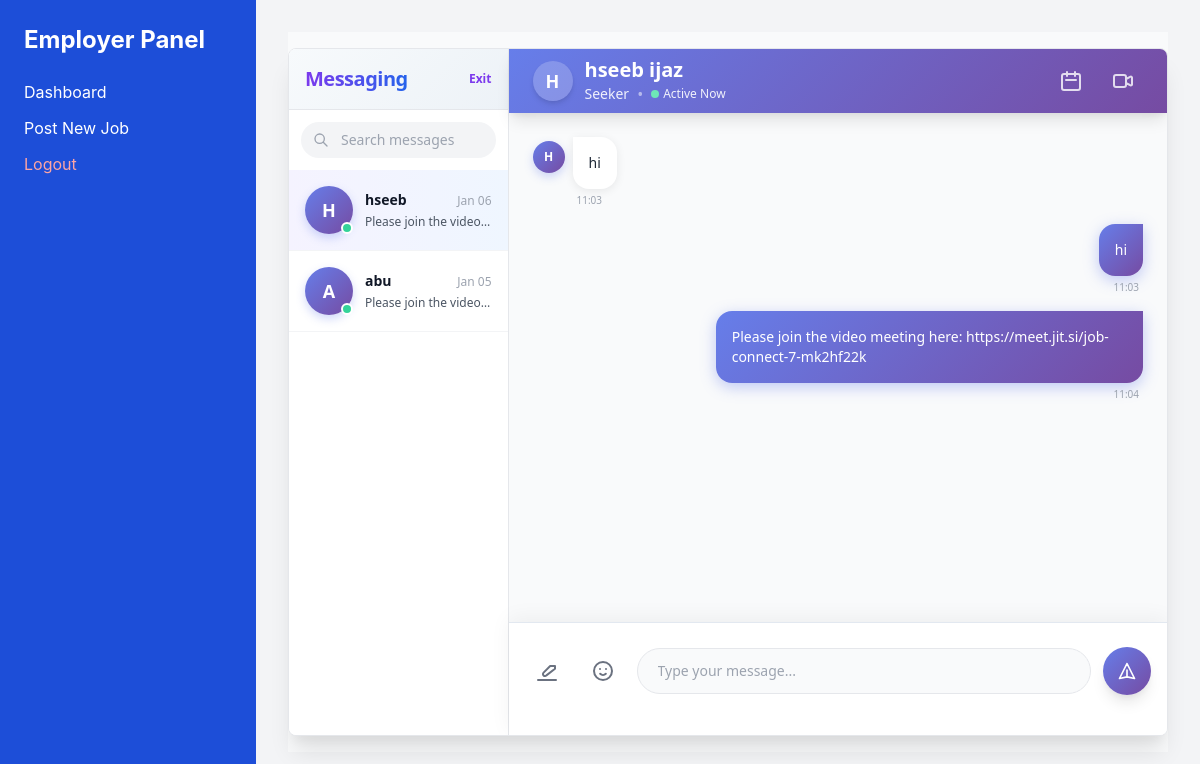
The page /chat/7/ (signed in) on the database its author committed.
### jobs/models.py (models this page shows, shortened)
class ChatMessage(models.Model):
    MESSAGE_TYPES = [
        ('text', 'Text'),
        ('image', 'Image'),
        ('file', 'File'),
    ]
    room = models.ForeignKey(
        ChatRoom,
        on_delete=models.CASCADE,
        related_name='messages'
    )
    sender = models.ForeignKey(
        User,
        on_delete=models.CASCADE,
        related_name='chat_messages'
    )
    content = models.TextField(blank=True)
    message_type = models.CharField(max_length=20, choices=MESSAGE_TYPES, default='text')
    created_at = models.DateTimeField(auto_now_add=True)

class UserProfile(models.Model):
    ROLE_CHOICES = [
        ('seeker', 'Job Seeker'),
        ('employer', 'Employer'),
    ]
    user = models.OneToOneField(User, on_delete=models.CASCADE)
    role = models.CharField(max_length=20, choices=ROLE_CHOICES)
    phone = models.CharField(max_length=15, blank=True)
    location = models.CharField(max_length=100, blank=True)
    dob = models.DateField(null=True, blank=True)
    summary = models.TextField(blank=True)
    professional_title = models.CharField(max_length=100, blank=True)
    profile_picture = models.ImageField(upload_to='profile_pics/', blank=True, null=True)
    resume = models.FileField(upload_to='resumes/', blank=True, null=True)
    tags = models.CharField(max_length=255, blank=True, null=True)

### jobs/views.py (the view)
# urls.py: path('chat/<int:conversation_id>/', views.chat_room_view, name='chat_room'),
@login_required
@login_required
def chat_room_view(request, conversation_id):
    room = get_object_or_404(ChatRoom, id=conversation_id)
    if request.user not in [room.employer, room.seeker]:
        messages.error(request, "You are not allowed here.")
        return redirect('chat_list')
    profile = request.user.userprofile
    if profile.role == "employer":
        base_template = "employer_base.html"
    else:
        base_template = "base.html"
    rooms = ChatRoom.objects.filter(
        Q(employer=request.user) | Q(seeker=request.user)
    ).order_by('-created_at')
    conversations = []
    for r in rooms:
        last_msg = r.messages.order_by('-created_at').first()
        other = r.seeker if r.employer == request.user else r.employer
        conversations.append({
            'id': r.id,
            'title': other.first_name if other.first_name else other.username, # Use first name
            'other_user': other,
            'last_message_preview': last_msg.content[:50] if last_msg else '',
            'last_message_time': last_msg.created_at if last_msg else r.created_at,
            'is_active': (r.id == room.id)
        })
    chat_messages = room.messages.select_related('sender').prefetch_related('attachments').order_by('created_at')
    other_user = room.seeker if room.employer == request.user else room.employer
    return render(request, 'employer/chat_room.html', {
        'base_template': base_template,   # ✅ IMPORTANT
        'conversations': conversations,
        'conversation': room,
        'chat_history': chat_messages,  # This matches the template variable
        'other_user': other_user,
        'ws_url': f"/ws/chat/{room.id}/",
        'meeting_link': '',
    })

### jobs/templates/employer/chat_room.html (shortened to what this page needs)
{% extends base_template %}
{% load static chat_extras %}
{% block content %}
<link href="https://cdn.jsdelivr.net/npm/tailwindcss@2.2.19/dist/tailwind.min.css" rel="stylesheet">
<div class="h-[calc(100vh-80px)] bg-gray-50 flex flex-col font-sans">
  <div
    class="flex-1 max-w-7xl w-full mx-auto bg-white shadow-xl rounded-lg overflow-hidden flex my-4 border border-gray-200">
    <aside class="w-full md:w-1/3 lg:w-1/4 border-r border-gray-200 flex flex-col bg-white">
      <div class="sidebar-header p-4 border-b border-gray-200 flex justify-between items-center">
        <h2
          class="text-xl font-bold bg-gradient-to-r from-purple-600 to-blue-600 bg-clip-text text-transparent tracking-tight">
          Messaging</h2>
        <a href="{% if user.userprofile.role == 'employer' %}{% url 'employer_dashboard' %}{% else %}{% url 'seeker_dashboard' %}{% endif %}"
          class="text-xs font-semibold text-purple-600 hover:text-purple-700 transition-colors">Exit</a>
      </div>
      <div class="p-3">
        <div class="relative">
          <span class="absolute inset-y-0 left-0 pl-3 flex items-center pointer-events-none">
          </span>
          <input type="text" placeholder="Search messages"
            class="w-full pl-10 pr-4 py-2 bg-gray-100 border-none rounded-full text-sm focus:ring-2 focus:ring-blue-500 focus:bg-white transition-colors">
        </div>
      </div>
      <div class="flex-1 overflow-y-auto">
        {% for c in conversations %}
        <a href="{% url 'chat_room' c.id %}"
          class="conversation-item flex items-center p-4 border-b border-gray-100 {% if c.is_active %}bg-gradient-to-r from-purple-50 to-blue-50{% endif %}">
          <div class="relative">
            <div class="avatar w-12 h-12 rounded-full flex items-center justify-center text-white font-bold text-lg">
              {{ c.title|slice:":1"|upper }}
            </div>
            <span
              class="online-indicator absolute bottom-0 right-0 w-3 h-3 bg-green-400 border-2 border-white rounded-full"></span>
          </div>
          <div class="ml-3 flex-1 min-w-0">
            <div class="flex justify-between items-baseline mb-1">
              <h3 class="text-sm font-bold text-gray-900 truncate">{{ c.title }}</h3>
              <span class="text-xs font-medium text-gray-400">{{ c.last_message_time|date:"M d" }}</span>
            </div>
            <p class="text-xs text-gray-600 truncate">{{ c.last_message_preview|default:"Start a conversation..." }}</p>
          </div>
        </a>
        {% empty %}
        <div class="p-8 text-center text-gray-400">
          <p>No conversations found.</p>
        </div>
        {% endfor %}
      </div>
    </aside>
    <main class="w-full md:w-2/3 lg:w-3/4 flex flex-col bg-gray-50 relative">
      {% if conversation %}
      <header class="chat-header h-16 flex items-center justify-between px-6 shadow-lg z-10">
        <div class="flex items-center">
          <div
            class="w-10 h-10 rounded-full bg-white bg-opacity-20 flex items-center justify-center text-white font-bold text-lg mr-3 shadow-md">
            {{ other_user.first_name|default:other_user.username|slice:":1"|upper }}
          </div>
          <div>
            <h3 class="text-xl font-bold text-white leading-tight">
              {{ other_user.get_full_name|default:other_user.username }}
            </h3>
            <div class="flex items-center space-x-2">
              <p class="text-sm text-white text-opacity-90 font-medium">
                {{ other_user.userprofile.role|default:"User"|title }}
              </p>
              <span class="text-white text-opacity-50">•</span>
              <p class="text-xs text-white text-opacity-90 font-medium flex items-center">
                <span class="online-indicator w-2 h-2 bg-green-300 rounded-full mr-1"></span> Active Now
              </p>
            </div>
          </div>
        </div>
        <div class="flex items-center space-x-3">
          <button id="btnSchedule" title="Schedule Interview"
            class="p-2 text-white text-opacity-80 hover:text-white hover:bg-white hover:bg-opacity-20 rounded-full transition-all">
            <svg class="w-6 h-6" fill="none" stroke="currentColor" viewBox="0 0 24 24">
              <path stroke-linecap="round" stroke-linejoin="round" stroke-width="2"
                d="M8 7V3m8 4V3m-9 8h10M5 21h14a2 2 0 002-2V7a2 2 0 00-2-2H5a2 2 0 00-2 2v12a2 2 0 002 2z"></path>
            </svg>
          </button>
          <button id="btnStartMeeting" title="Start Video Meeting"
            class="p-2 text-white text-opacity-80 hover:text-white hover:bg-white hover:bg-opacity-20 rounded-full transition-all">
            <svg class="w-6 h-6" fill="none" stroke="currentColor" viewBox="0 0 24 24">
              <path stroke-linecap="round" stroke-linejoin="round" stroke-width="2"
                d="M15 10l4.553-2.276A1 1 0 0121 8.618v6.764a1 1 0 01-1.447.894L15 14M5 18h8a2 2 0 002-2V8a2 2 0 00-2-2H5a2 2 0 00-2 2v8a2 2 0 002 2z">
              </path>
            </svg>
          </button>
        </div>
      </header>
      {% endif %}
      {% if conversation %}
      <div id="messages" class="flex-1 overflow-y-auto p-6 space-y-4 chat-scroll bg-gray-50">
        {% for msg in chat_history %}
        {% if msg.sender.id == user.id %}
        <div class="flex justify-end message-enter">
          <div class="max-w-[70%]">
            <div class="message-bubble-sent text-white p-4 rounded-2xl rounded-tr-none text-sm">
              {{ msg.content|linebreaksbr }}
            </div>
            <p class="text-[10px] text-gray-400 text-right mt-1 mr-1 font-medium">{{ msg.created_at|date:"H:i" }}</p>
          </div>
        </div>
        {% else %}
        <div class="flex justify-start message-enter-left">
          <div
            class="avatar w-8 h-8 rounded-full flex items-center justify-center text-white text-xs font-bold mr-2 mt-1">
            {{ msg.sender.first_name|default:msg.sender.username|slice:":1"|upper }}
          </div>
          <div class="max-w-[70%]">
            <div class="message-bubble-received text-gray-800 p-4 rounded-2xl rounded-tl-none text-sm">
              {{ msg.content|linebreaksbr }}
            </div>
            <p class="text-[10px] text-gray-400 mt-1 ml-1 font-medium">{{ msg.created_at|date:"H:i" }}</p>
          </div>
        </div>
        {% endif %}
        {% endfor %}
      </div>
      <footer class="chat-input-container p-4">
        <form id="messageForm" class="flex items-center space-x-3">
          <label
            class="cursor-pointer text-gray-500 hover:text-purple-600 p-2.5 rounded-full hover:bg-purple-50 transition-all">
            <svg class="w-6 h-6" fill="none" stroke="currentColor" viewBox="0 0 24 24">
              <path stroke-linecap="round" stroke-linejoin="round" stroke-width="2"
                d="M15.172 7l-6.586 6.586a2 2 0 102.828 2.828L20 9.828V7h-4.828z" />
              <path stroke-linecap="round" stroke-linejoin="round" stroke-width="2" d="M3 21h18" />
            </svg>
          </label>
          <button type="button"
            class="text-gray-500 hover:text-yellow-500 p-2.5 rounded-full hover:bg-yellow-50 transition-all">
            <svg class="w-6 h-6" fill="none" stroke="currentColor" viewBox="0 0 24 24">
              <path stroke-linecap="round" stroke-linejoin="round" stroke-width="2"
                d="M14.828 14.828a4 4 0 01-5.656 0M9 10h.01M15 10h.01M21 12a9 9 0 11-18 0 9 9 0 0118 0z" />
            </svg>
          </button>
          <input type="text" id="messageInput"
            class="chat-input flex-1 bg-gray-50 border border-gray-200 rounded-full px-5 py-3 focus:ring-2 focus:ring-purple-500 focus:border-transparent text-sm font-medium"
            placeholder="Type your message...">
          <button type="submit" id="sendBtn"
            class="send-button text-white rounded-full p-3.5 shadow-lg disabled:opacity-50 disabled:cursor-not-allowed">
            <svg class="w-5 h-5" fill="none" stroke="currentColor" viewBox="0 0 24 24">
              <path stroke-linecap="round" stroke-linejoin="round" stroke-width="2"
                d="M12 19l9 2-9-18-9 18 9-2zm0 0v-8" />
            </svg>
          </button>
        </form>
      </footer>
      {% endif %}
    </main>
  </div>
</div>
{% endblock %}

### jobs/templates/employer/chat_room.html (style rules this page uses)
* { margin: 0; padding: 0; box-sizing: border-box; }
body { font-family: 'Inter', -apple-system, BlinkMacSystemFont, 'Segoe UI', Roboto, sans-serif; }
.chat-scroll { scroll-behavior: smooth; }
.message-enter { animation: slideInRight 0.3s ease-out; }
.message-enter-left { animation: slideInLeft 0.3s ease-out; }
.message-bubble-sent { background: linear-gradient(135deg, #667eea 0%, #764ba2 100%); box-shadow: 0 4px 15px rgba(102, 126, 234, 0.4); transition: all 0.3s ease; }
.message-bubble-received { background: white; box-shadow: 0 2px 10px rgba(0, 0, 0, 0.08); transition: all 0.3s ease; }
.chat-input-container { background: white; border-top: 1px solid #e2e8f0; box-shadow: 0 -4px 20px rgba(0, 0, 0, 0.05); }
.chat-input { transition: all 0.3s ease; }
.send-button { background: linear-gradient(135deg, #667eea 0%, #764ba2 100%); transition: all 0.3s ease; }
.conversation-item { transition: all 0.3s ease; position: relative; overflow: hidden; }
.conversation-item::before { content: ''; position: absolute; left: 0; top: 0; height: 100%; width: 0; background: linear-gradient(90deg, #667eea 0%, #764ba2 100%); transition: width 0.3s ease; }
.avatar { background: linear-gradient(135deg, #667eea 0%, #764ba2 100%); box-shadow: 0 4px 10px rgba(102, 126, 234, 0.3); }
.online-indicator { animation: pulse 2s ease-in-out infinite; }
.chat-header { background: linear-gradient(135deg, #667eea 0%, #764ba2 100%); color: white; }
.sidebar-header { background: linear-gradient(135deg, #f7fafc 0%, #edf2f7 100%); }

### rows shown on the page
ChatMessage: sender.first_name "H", content "hi", created_at "11:03"
ChatMessage: content "hi", created_at "11:03"
ChatMessage: content "Please join the video meeting here: https://meet.jit.si/job-connect-7-mk2hf22k", created_at "11:04"

### other values the page prints
{{ c.title|slice:":1"|upper }} "H"
{{ c.title }} "hseeb"
{{ c.last_message_time|date:"M d" }} "Jan 06"
{{ c.last_message_preview|default:"Start a conversation..." }} "Please join the video…"
{{ c.title|slice:":1"|upper }} "A"
{{ c.title }} "abu"
{{ c.last_message_time|date:"M d" }} "Jan 05"
{{ other_user.first_name|default:other_user.username|slice:":1"|upper }} "H"
{{ other_user.get_full_name|default:other_user.username }} "hseeb ijaz"
{{ other_user.userprofile.role|default:"User"|title }} "Seeker"
